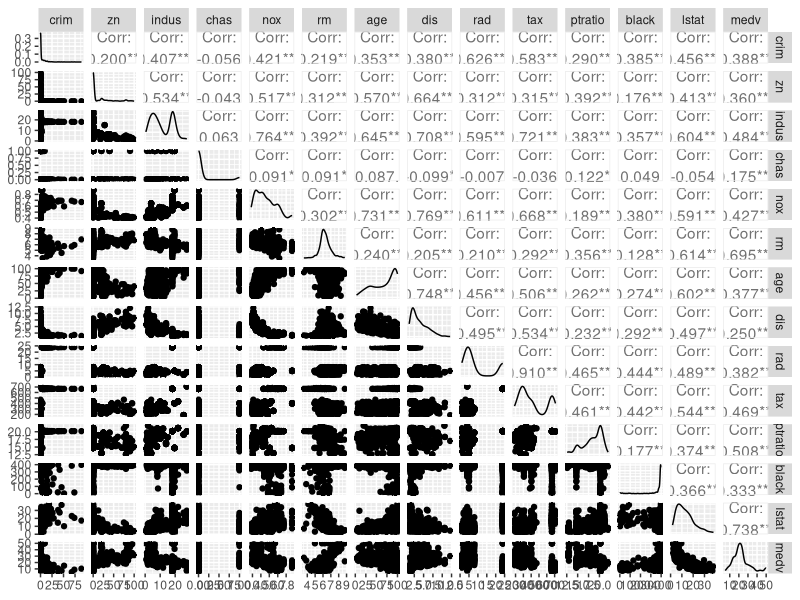
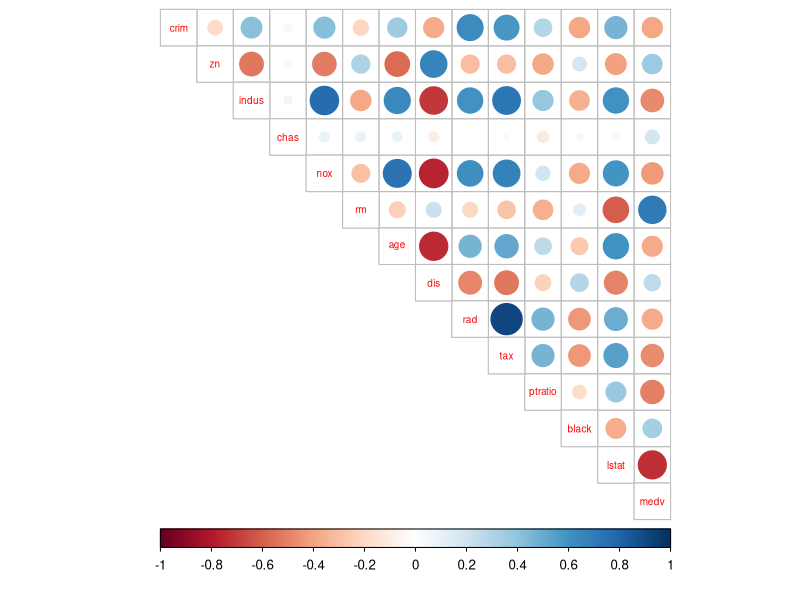
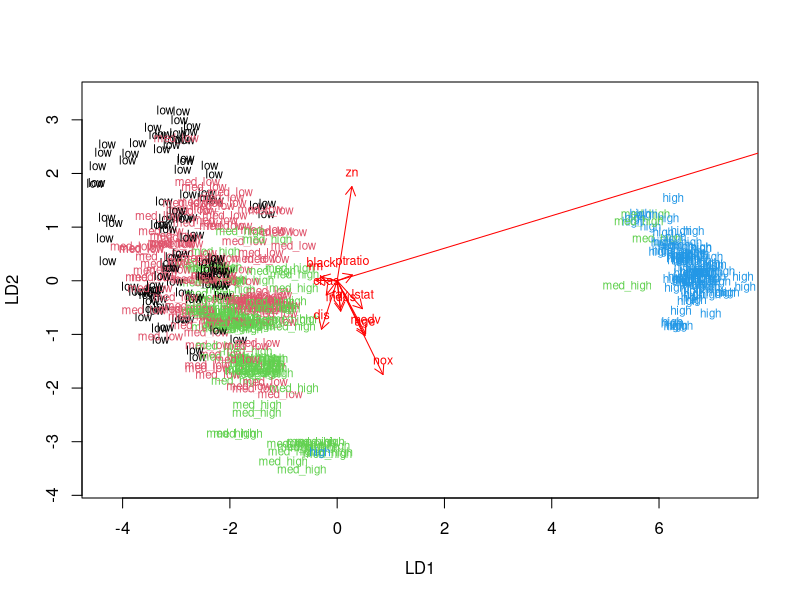
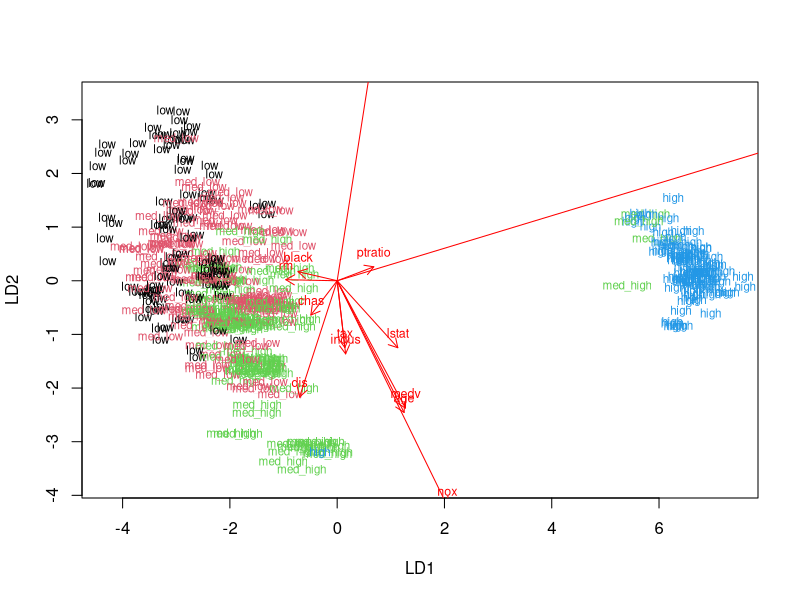
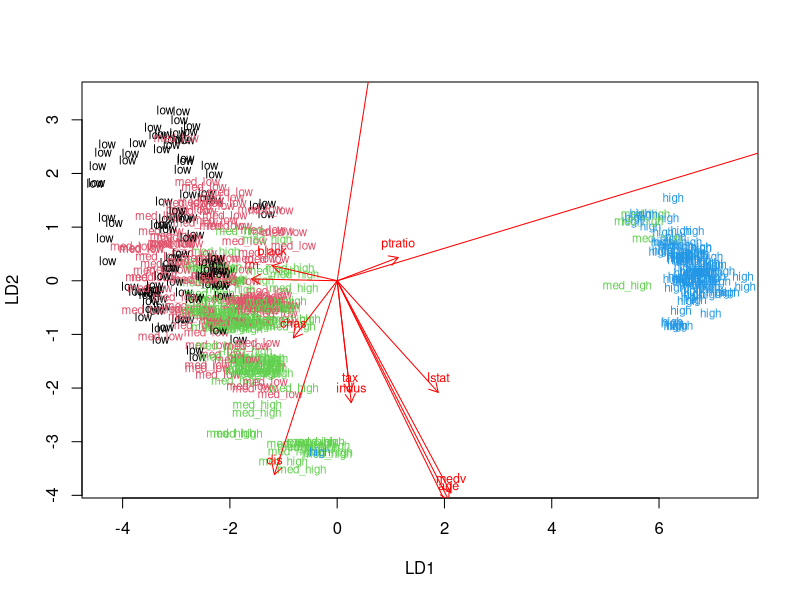
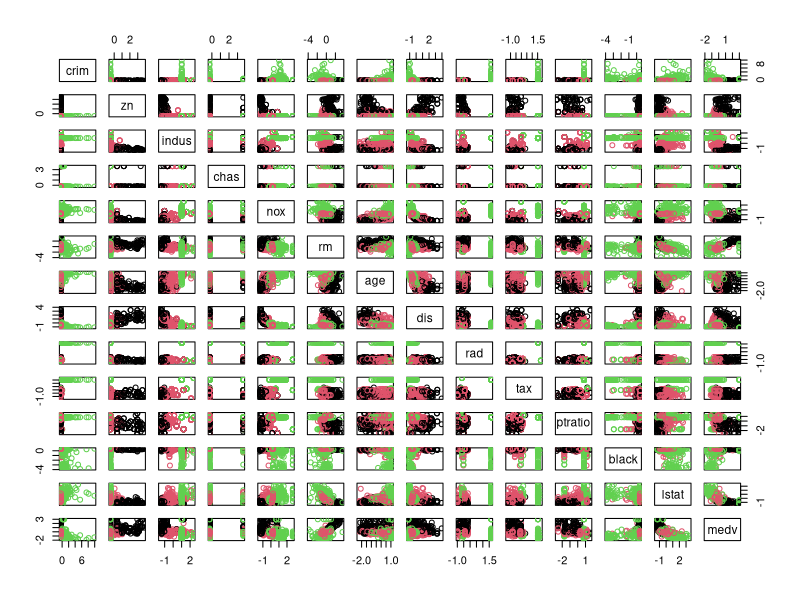
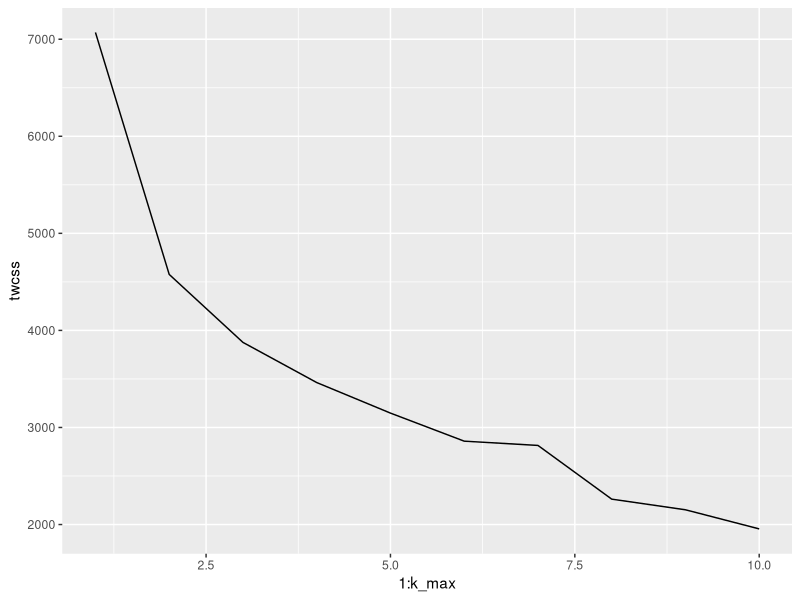
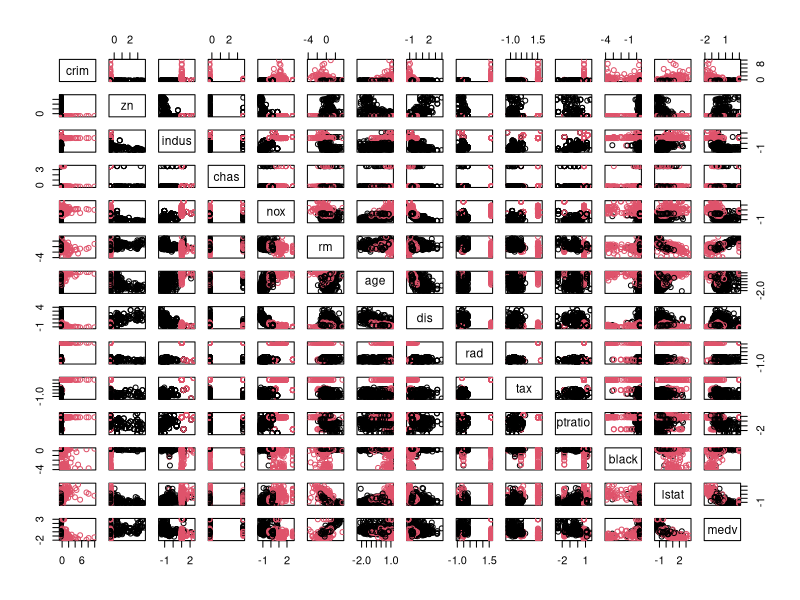

Here is the R script that generated these plots, in order:
## ---- chunk 1
library(tidyr)
library("MASS")
library("corrplot")
library(GGally)
library(ggplot2)
library(corrplot)
## ---- chunk 2
Boston <- Boston
## ---- chunk 3
str(Boston)
dim(Boston)
names(Boston)

# check for NAs: number of NAs per column
colSums(is.na(Boston))

# summary of the data set
summary(Boston)

## ---- chunk 4
# plot matrix of the variables

# this should make the plot bigger in the output(?)
knitr::opts_chunk$set(fig.width=unit(18,"cm"), fig.height=unit(11,"cm"))

p <- ggpairs(Boston)
print(p, progress = F)


## ---- chunk 5

# calculate the pearson correlation matrix and round it
cor_matrix <- cor(Boston, method = "pearson") 

# visualize the correlation matrix, but use only two digits
cor_matrix %>% round(digits = 2) %>% corrplot(method="circle", type = "upper", cl.pos = "b", tl.pos = "d", tl.cex = 0.6)
## ---- chunk 6
# center and standardize variables
boston_scaled <- scale(Boston)

# summaries of the scaled variables
summary(boston_scaled)

# change the object to data frame
boston_scaled <- as.data.frame(boston_scaled)
class(boston_scaled)

## ---- chunk 7
# create a quantile vector of crim and print it
bins <- quantile(boston_scaled$crim)
bins

# create a categorical variable 'crime' by using the bins, and let's rename the categories
crime <- cut(boston_scaled$crim, breaks = bins, include.lowest = TRUE, labels = c("low", "med_low", "med_high", "high"))

# look at the table of the new factor crime
table(crime)

# remove original crim from the dataset
boston_scaled <- dplyr::select(boston_scaled, -crim)

# add the new categorical value to scaled data
boston_scaled <- data.frame(boston_scaled, crime)

## ---- chunk 8
# number of rows in the Boston dataset 
n <- nrow(boston_scaled)

# choose randomly 80% of the rows
ind <- sample(n,  size = n * 0.8)

# create train set
train <- boston_scaled[ind,]

# create test set 
test <- boston_scaled[-ind,]

## ---- chunk 9
# linear discriminant analysis
lda.fit <- lda(crime ~ ., data = train)

# print the lda.fit object
lda.fit

# the function for lda biplot arrows
lda.arrows <- function(x, myscale = 1, arrow_heads = 0.1, color = "red", tex = 0.75, choices = c(1,2)){
  heads <- coef(x)
  graphics::arrows(x0 = 0, y0 = 0, 
         x1 = myscale * heads[,choices[1]], 
         y1 = myscale * heads[,choices[2]], col=color, length = arrow_heads)
  text(myscale * heads[,choices], labels = row.names(heads), 
       cex = tex, col=color, pos=3)
}

# target classes as numeric (needed in the next step)
classes <- as.numeric(train$crime)

# plot the lda results (select both lines and execute them at the same time!)
plot(lda.fit, dimen = 2, col = classes, pch = classes)
lda.arrows(lda.fit, myscale = 2.5)

# let's plot again with higher myscale number to better see the smaller arrows
plot(lda.fit, dimen = 2, col = classes, pch = classes)
lda.arrows(lda.fit, myscale = 6)

# and again
plot(lda.fit, dimen = 2, col = classes, pch = classes)
lda.arrows(lda.fit, myscale = 10)
## ---- chunk 10

# save the correct classes from test data
correct_classes <- test$crime

# remove the crime variable from test data
test <- dplyr::select(test, -crime)

# predict classes with test data
lda.pred <- predict(lda.fit, newdata = test)

# cross tabulate the results
table(correct = correct_classes, predicted = lda.pred$class)
## ---- chunk 11
data("Boston")

boston_scaled <- scale(Boston)

# euclidean distance matrix
dist_eu <- dist(boston_scaled)

# look at the summary of the distances
summary(dist_eu)

# manhattan distance matrix
dist_man <- dist(boston_scaled, method = "manhattan")

# look at the summary of the distances
summary(dist_man)


## ---- chunk 12
# k-means clustering
km <- kmeans(boston_scaled, centers = 3)

# plot the with clusters
pairs(boston_scaled, col = km$cluster)

## ---- chunk 13

set.seed(123)

# determine the number of clusters
k_max <- 10

# calculate the total within sum of squares
twcss <- sapply(1:k_max, function(k){kmeans(boston_scaled, k)$tot.withinss})

# visualize the results
qplot(x = 1:k_max, y = twcss, geom = 'line')


## ---- chunk 14
# k-means clustering
km <- kmeans(boston_scaled, centers = 2)

# plot the Boston dataset with clusters
pairs(boston_scaled, col = km$cluster)
